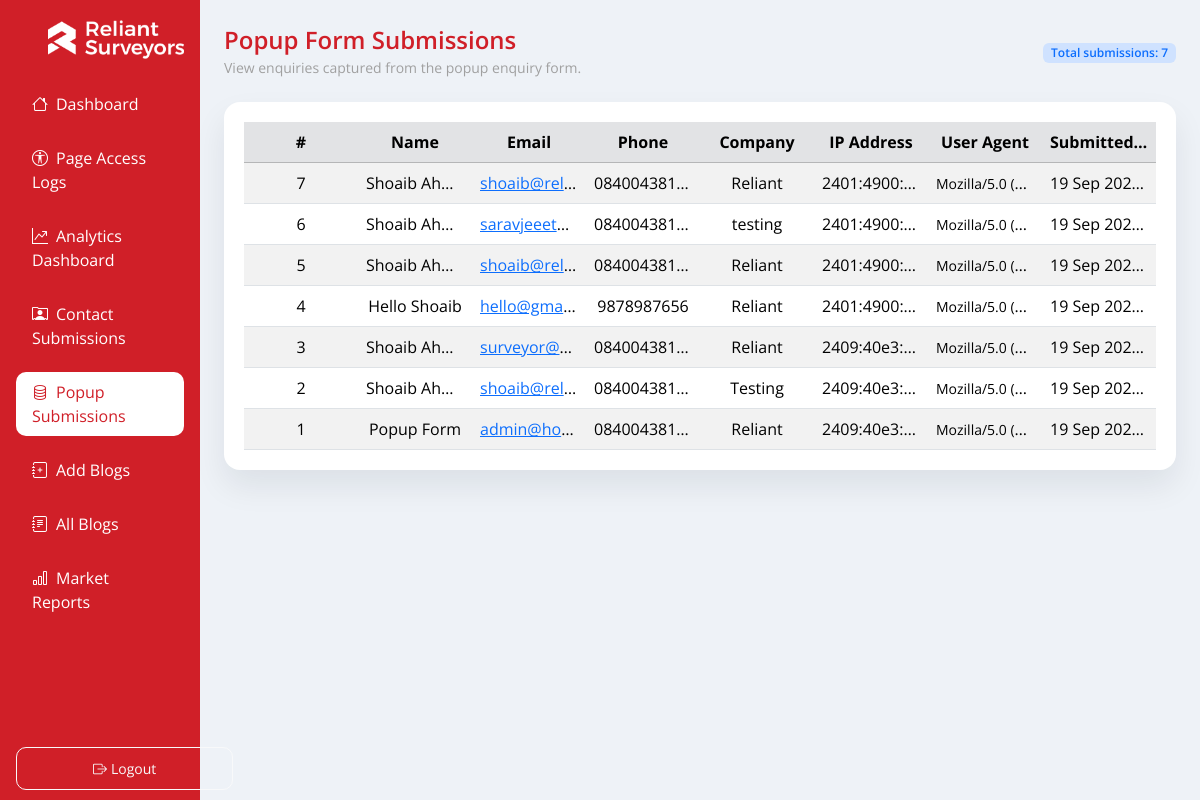
Page /popup_form_submissions.php (signed in) on the earlier database version.
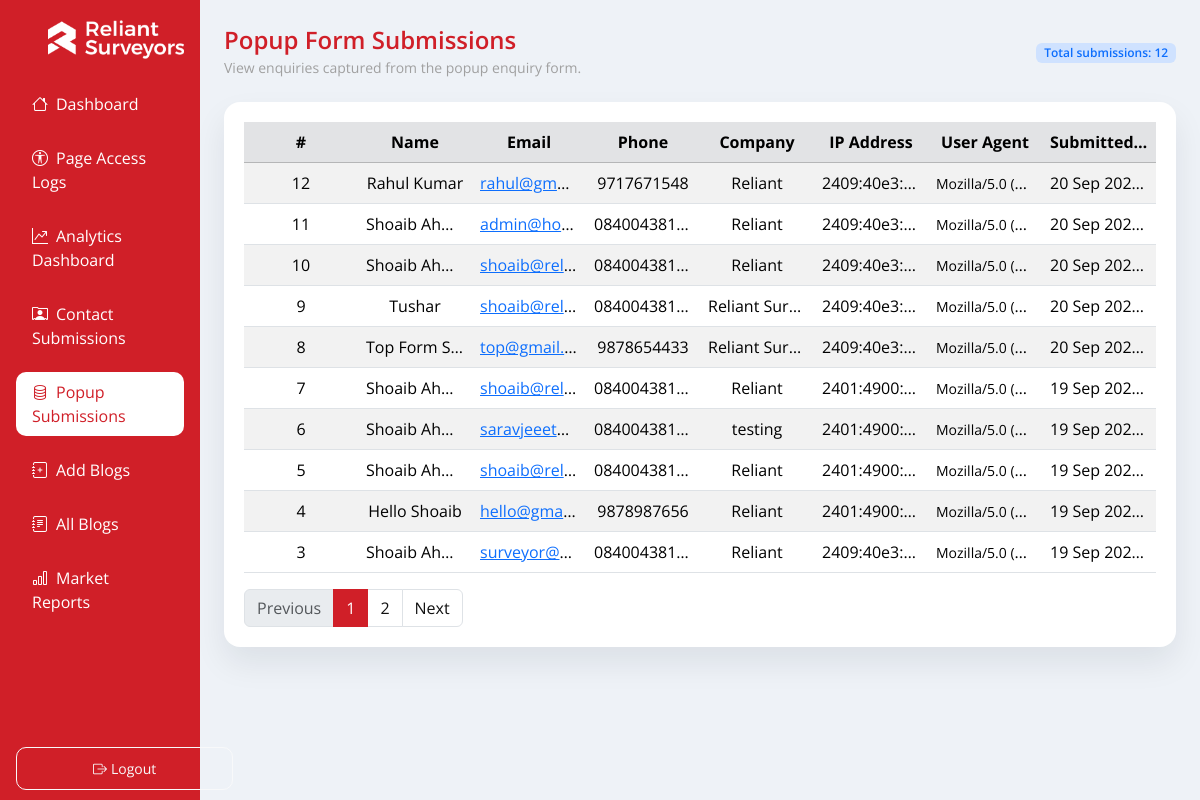
Same page on the later database version.
### tables this page shows
CREATE TABLE `popup_enquiry` (
  `id` int(10) UNSIGNED NOT NULL,
  `full_name` varchar(200) NOT NULL,
  `email` varchar(255) NOT NULL,
  `phone` varchar(50) NOT NULL,
  `company` varchar(255) DEFAULT NULL,
  `ip_address` varchar(45) NOT NULL,
  `user_agent` varchar(512) DEFAULT NULL,
  `created_at` timestamp NOT NULL DEFAULT current_timestamp()
);

### popup_form_submissions.php (the view, shortened to what the changed rows need)
<?php
require_once __DIR__ . '/includes/render.php';
$pdo = db();
$submissions = [];
$error = null;
$perPage = 10;
$page = filter_input(
  INPUT_GET,
  'page',
  FILTER_VALIDATE_INT,
  ['options' => ['default' => 1, 'min_range' => 1]]
);
$offset = ($page - 1) * $perPage;
$totalSubmissions = 0;
$totalPages = 0;
try {
  $countStmt = $pdo->query('SELECT COUNT(*) FROM popup_enquiry');
  $totalSubmissions = (int)$countStmt->fetchColumn();
  if ($totalSubmissions > 0) {
    $totalPages = (int)ceil($totalSubmissions / $perPage);
    $query = sprintf(
      'SELECT id, full_name, email, phone, company, ip_address, user_agent, created_at FROM popup_enquiry ORDER BY created_at DESC LIMIT %d OFFSET %d',
      $perPage,
      $offset
    );
    $stmt = $pdo->query($query);
    $submissions = $stmt->fetchAll();
  } else {
    $page = 1;
    $offset = 0;
  }
} catch (Throwable $e) {
  $error = 'Unable to load popup form submissions at this time.';
}
$paginationBasePath = strtok((string)($_SERVER['REQUEST_URI'] ?? ''), '?') ?: '/popup_form_submissions.php';
$paginationQueryParams = $_GET;
unset($paginationQueryParams['page']);
$buildPaginationUrl = static function (int $targetPage) use ($paginationBasePath, $paginationQueryParams): string {
  $params = $paginationQueryParams;
  $params['page'] = $targetPage;
  $queryString = http_build_query($params);
  $url = $paginationBasePath . ($queryString ? '?' . $queryString : '');
  return $url === '' ? '#' : $url;
};
render_head('Popup Form Submissions');
echo '<div class="container-fluid layout">';
echo '<div class="row g-0">';
render_sidebar('popup-form');
?>
<main class="col-12 col-md-9 col-lg-10 content">
  <div class="d-flex flex-column flex-lg-row align-items-lg-center justify-content-between gap-3 mb-4">
    <div>
      <h2 class="title-heading">Popup Form Submissions</h2>
    </div>
    <div class="text-lg-end">
      <span class="badge bg-primary-subtle text-primary fw-semibold">Total submissions: <?= number_format($totalSubmissions) ?></span>
    </div>
  </div>
  <?php if ($error): ?>
    <div class="alert alert-warning" role="alert">
      <?= htmlspecialchars($error, ENT_QUOTES, 'UTF-8') ?>
    </div>
  <?php elseif (!$submissions): ?>
    <div class="alert alert-info" role="alert">
      No popup form submissions found.
    </div>
  <?php else: ?>
    <div class="box">
      <div class="table-responsive">
        <table class="table table-striped table-hover align-middle mb-0">
          <thead class="table-secondary">
            <tr>
              <th scope="col">#</th>
              <th scope="col">Name</th>
              <th scope="col">Email</th>
              <th scope="col">Phone</th>
              <th scope="col">Company</th>
              <th scope="col">IP Address</th>
              <th scope="col">User Agent</th>
              <th scope="col">Submitted At</th>
            </tr>
          </thead>
          <tbody>
            <?php foreach ($submissions as $submission): ?>
              <?php
                $createdAt = $submission['created_at'] ?? '';
                $createdAtFormatted = '—';
                if ($createdAt) {
                  try {
                    $createdAtFormatted = (new DateTime($createdAt))->format('d M Y H:i');
                  } catch (Throwable $e) {
                    $createdAtFormatted = (string)$createdAt;
                  }
                }
              ?>
              <tr>
                <td><?= (int)$submission['id'] ?></td>
                <td><?= htmlspecialchars((string)($submission['full_name'] ?? ''), ENT_QUOTES, 'UTF-8') ?></td>
                <td>
                  <?php if (!empty($submission['email'])): ?>
                    <a href="mailto:<?= htmlspecialchars($submission['email'], ENT_QUOTES, 'UTF-8') ?>">
                      <?= htmlspecialchars($submission['email'], ENT_QUOTES, 'UTF-8') ?>
                    </a>
                  <?php else: ?>
                    <span class="text-muted">—</span>
                  <?php endif; ?>
                </td>
                <td><?= htmlspecialchars((string)($submission['phone'] ?? '—'), ENT_QUOTES, 'UTF-8') ?></td>
                <td><?= htmlspecialchars((string)($submission['company'] ?? '—'), ENT_QUOTES, 'UTF-8') ?></td>
                <td><?= htmlspecialchars((string)($submission['ip_address'] ?? '—'), ENT_QUOTES, 'UTF-8') ?></td>
                <td class="text-break">
                  <?php if (!empty($submission['user_agent'])): ?>
                    <small><?= htmlspecialchars($submission['user_agent'], ENT_QUOTES, 'UTF-8') ?></small>
                  <?php else: ?>
                    <span class="text-muted">—</span>
                  <?php endif; ?>
                </td>
                <td><?= htmlspecialchars($createdAtFormatted, ENT_QUOTES, 'UTF-8') ?></td>
              </tr>
            <?php endforeach; ?>
          </tbody>
        </table>
      </div>
      <?php if ($totalPages > 1): ?>
        <nav aria-label="Popup form submissions pagination" class="mt-3">
          <ul class="pagination mb-0">
            <li class="page-item<?= $page <= 1 ? ' disabled' : '' ?>">
              <?php if ($page <= 1): ?>
                <span class="page-link">Previous</span>
              <?php else: ?>
                <a class="page-link" href="<?= htmlspecialchars($buildPaginationUrl($page - 1), ENT_QUOTES, 'UTF-8') ?>" aria-label="Previous">Previous</a>
              <?php endif; ?>
            </li>
            <?php for ($i = 1; $i <= $totalPages; $i++): ?>
              <li class="page-item<?= $i === $page ? ' active' : '' ?>"<?php if ($i === $page): ?> aria-current="page"<?php endif; ?>>
                <?php if ($i === $page): ?>
                  <span class="page-link"><?= $i ?></span>
                <?php else: ?>
                  <a class="page-link" href="<?= htmlspecialchars($buildPaginationUrl($i), ENT_QUOTES, 'UTF-8') ?>"><?= $i ?></a>
                <?php endif; ?>
              </li>
            <?php endfor; ?>
            <li class="page-item<?= $page >= $totalPages ? ' disabled' : '' ?>">
              <?php if ($page >= $totalPages): ?>
                <span class="page-link">Next</span>
              <?php else: ?>
                <a class="page-link" href="<?= htmlspecialchars($buildPaginationUrl($page + 1), ENT_QUOTES, 'UTF-8') ?>" aria-label="Next">Next</a>
              <?php endif; ?>
            </li>
          </ul>
        </nav>
      <?php endif; ?>
    </div>
  <?php endif; ?>
</main>
<?php
echo '</div>';
echo '</div>';
render_footer();

### includes/render.php (shortened to what the changed rows need)
<?php
function render_head(string $title, string $bodyClass = ''): void
{
  $csrf = htmlspecialchars(csrf_token(), ENT_QUOTES, 'UTF-8');
  $bodyAttr = $bodyClass !== ''
    ? ' class="' . htmlspecialchars($bodyClass, ENT_QUOTES, 'UTF-8') . '"'
    : '';
  echo <<<HTML
<!DOCTYPE html>
<html lang="en">
<head>
  <meta charset="UTF-8">
  <title>{$title}</title>
  <meta name="viewport" content="width=device-width, initial-scale=1.0"/>
  <meta name="csrf-token" content="{$csrf}">
  <link rel="shortcut icon" href="assets/images/favicon.png" type="image/x-icon">
  <link href="https://cdn.jsdelivr.net/npm/bootstrap@5.3.2/dist/css/bootstrap.min.css" rel="stylesheet">
  <link href="https://cdn.jsdelivr.net/npm/bootstrap-icons@1.11.3/font/bootstrap-icons.min.css" rel="stylesheet">
  <link rel="stylesheet" href="assets/css/style.css">
  <link rel="stylesheet" href="assets/css/custom.css">
</head>
<body{$bodyAttr}>
HTML;
}
function render_sidebar(string $active): void
{
  $items = [
    'home'      => ['href' => 'index.php', 'icon' => 'bi-house',     'label' => 'Dashboard'],
    'logs'      => ['href' => 'page_access_logs.php', 'icon' => 'bi-universal-access-circle',       'label' => 'Page Access Logs'],
    'analytics' => ['href' => 'analytics_dashboard.php', 'icon' => 'bi-graph-up-arrow', 'label' => 'Analytics Dashboard'],
    'contact-form' => ['href' => 'contact_form_submissions.php', 'icon' => 'bi-person-rolodex', 'label' => 'Contact Submissions'],
    'popup-form' => ['href' => 'popup_form_submissions.php', 'icon' => 'bi-database', 'label' => 'Popup Submissions'],
    'add-blogs' => ['href' => 'add_blogs.php', 'icon' => 'bi-journal-plus', 'label' => 'Add Blogs'],
    'all-blogs' => ['href' => 'all_blogs.php', 'icon' => 'bi-journal-text', 'label' => 'All Blogs'],
    'market-reports' => ['href' => 'market_reports.php', 'icon' => 'bi-bar-chart', 'label' => 'Market Reports'],
  ];
  echo '<aside class="col-12 col-md-3 col-lg-2 sidebar p-3">';
  echo '<nav class="nav flex-column gap-1">';
  foreach ($items as $key => $item) {
    $isActive = $key === $active ? ' active' : '';
    $icon = htmlspecialchars($item['icon'], ENT_QUOTES, 'UTF-8');
    $href = htmlspecialchars($item['href'], ENT_QUOTES, 'UTF-8');
    $label = htmlspecialchars($item['label'], ENT_QUOTES, 'UTF-8');
    printf('<a href="%s" class="nav-link%s"><i class="bi %s me-2"></i>%s</a>', $href, $isActive, $icon, $label);
  }
  echo '</nav>';
  echo '</aside>';
}
function render_footer(bool $includeECharts = false, bool $includeChartJs = false, bool $includeChartJsExtras = false): void
{
  echo '</body></html>';
}

Differences in the rows shown:
no longer on this page (row unchanged): popup_enquiry: id "2", full_name "Shoaib Ah…", email "shoaib@rel…", phone "084004381…", company "Testing", ip_address "2409:40e3:…", user_agent "Mozilla/5.0 (…", created_at "19 Sep 202…"
no longer on this page (row unchanged): popup_enquiry: id "1", full_name "Popup Form", email "admin@ho…", phone "084004381…", company "Reliant", ip_address "2409:40e3:…", user_agent "Mozilla/5.0 (…", created_at "19 Sep 202…"
added popup_enquiry: id "12", full_name "Rahul Kumar", email "rahul@gm…", phone "9717671548", company "Reliant", ip_address "2409:40e3:…", user_agent "Mozilla/5.0 (…", created_at "20 Sep 202…"
added popup_enquiry: id "11", full_name "Shoaib Ah…", email "admin@ho…", phone "084004381…", company "Reliant", ip_address "2409:40e3:…", user_agent "Mozilla/5.0 (…", created_at "20 Sep 202…"
added popup_enquiry: id "10", full_name "Shoaib Ah…", email "shoaib@rel…", phone "084004381…", company "Reliant", ip_address "2409:40e3:…", user_agent "Mozilla/5.0 (…", created_at "20 Sep 202…"
added popup_enquiry: id "9", full_name "Tushar", email "shoaib@rel…", phone "084004381…", company "Reliant Sur…", ip_address "2409:40e3:…", user_agent "Mozilla/5.0 (…", created_at "20 Sep 202…"
added popup_enquiry: id "8", full_name "Top Form S…", email "top@gmail.…", phone "9878654433", company "Reliant Sur…", ip_address "2409:40e3:…", user_agent "Mozilla/5.0 (…", created_at "20 Sep 202…"
Other differences:
$totalSubmissions: "7" → "12"
text now shown: "Previous Next"
new list line: "1"
new list line: "2"
